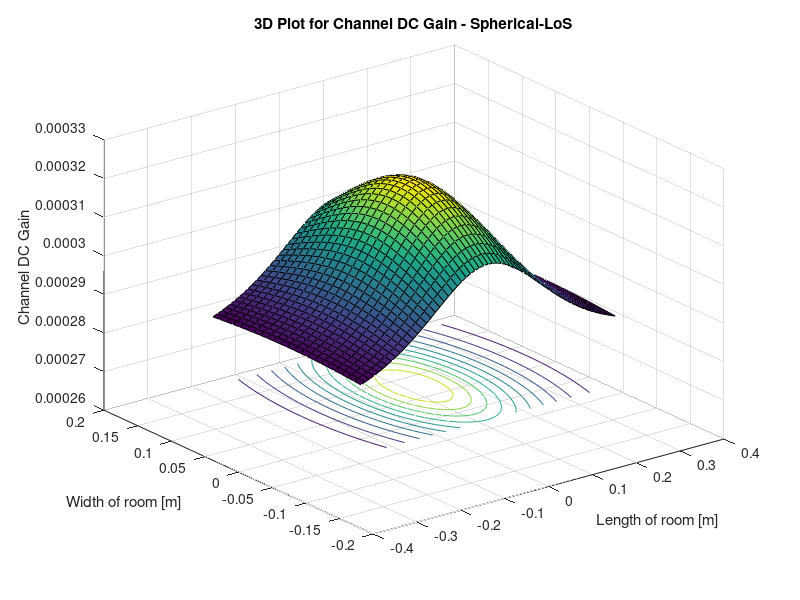
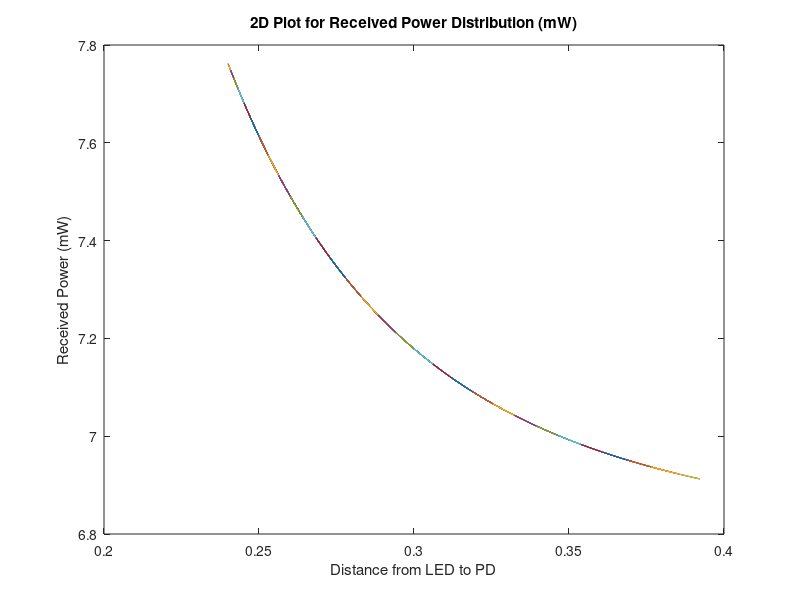

MATLAB code for these plots, in order:
%Parameters
phi = 60;
m=- log(2)/log(cosd(phi));
P_LED= 24000;
Arx= 7.45E-6;
Ts= 1;
%index= 1.5;
FOV= 55;
Ar=2.2E-6;
p=0.9;
Aroom=0.07015;

G_Con= 1;

lx=0.58; ly=0.22; lz=0.24;
h=lz;
[XT,YT]= meshgrid(0,0);

Nx = lx*100; Ny= ly*100;
x=-lx/2:lx/Nx:lx/2;
y=-ly/2:ly/Ny:ly/2;
[XR, YR] = meshgrid(x, y); 
D= sqrt((XR-XT).^2+ (YR-YT).^2+h^2);
cos_irradiance_angle = h./D; 
cos_incidence_angle = h./D;

HLOS=((m+1)*Arx*(cos_irradiance_angle.^m).*Ts.*G_Con.*cos_incidence_angle)./(2*pi.*D.^2);
Hdiff=(Ar*p)/(Aroom*(1-p));
Htotal=(HLOS+Hdiff);
P_rx=P_LED.*Htotal;
P_rx(find(abs(acosd(cos_incidence_angle))> FOV)) = 0; 
P_rx_total =(P_rx);
% P_rx_initial =P_rx;
% %P_rx_final =P_rx - (65.3-735.*D+3532.*(D.^(2))-7641.*(D.^(3))+6245.*(D.^(4)));
% %P_rx_final =P_rx - (19.2-100.*D+273.*(D.^(2))-252.*(D.^(3)));
% P_rx_final =P_rx - (13.3-37.5.*D+54.2.*(D.^(2)));
%P_rx_dBm=(10*log10(P_rx));

figure(1)
surfc(x,y,Htotal);
xlabel('Length of room [m]')
ylabel('Width of room [m]' )
zlabel('Channel DC Gain' )
hold on
title('3D Plot for Channel DC Gain - Spherical-LoS' )

% figure(2)
% plot(D,P_rx_initial)
% xlabel('Distance from LED to PD')
% ylabel('Received Power (mW)')
% title('3D Plot for Received Power Distribution Initially (mW)' ) 
% 
% figure(3)
% plot(D,P_rx_final)
% xlabel('Distance from LED to PD')
% ylabel('Received Power (mW)')
% title('3D Plot for Received Power Distribution (mW)-Modeltuned for actual Received Power' )

figure(3)
plot(D,P_rx_total)
xlabel('Distance from LED to PD')
ylabel('Received Power (mW)')
title('2D Plot for Received Power Distribution (mW)')







